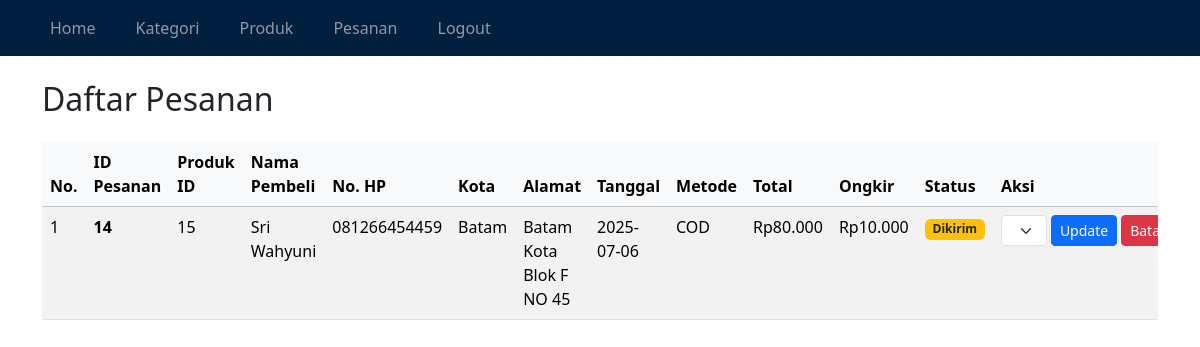
The app's page /adminpanel/pesanan.php (signed in), older data.
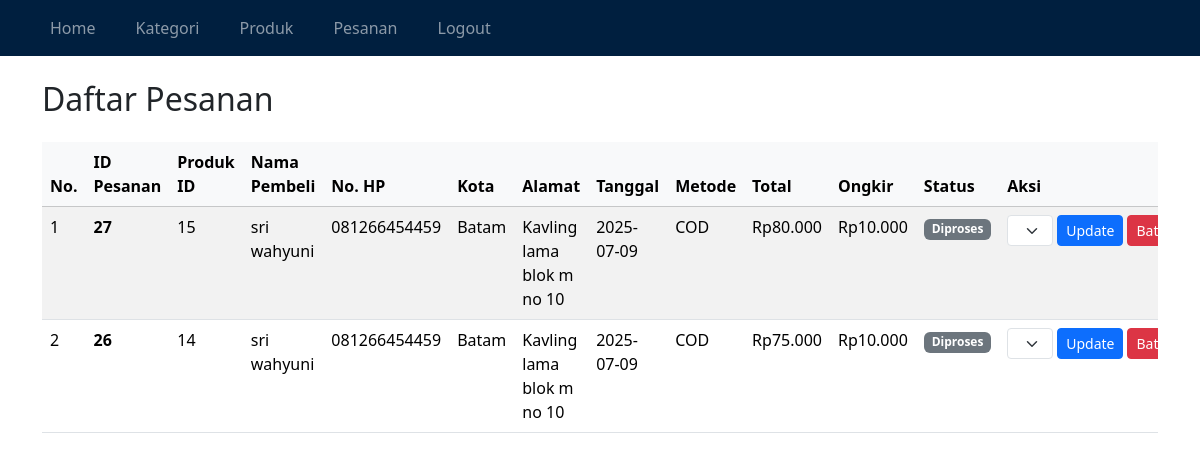
The same page, newer data.
### tables this page shows
CREATE TABLE `pesanan` (
  `id` int(11) NOT NULL,
  `produk_id` int(11) DEFAULT NULL,
  `nama_pembeli` varchar(100) DEFAULT NULL,
  `alamat` text DEFAULT NULL,
  `no_hp` varchar(20) DEFAULT NULL,
  `jumlah` int(11) DEFAULT NULL,
  `total` int(11) DEFAULT NULL,
  `tanggal_pesan` date DEFAULT NULL,
  `metode_pembayaran` varchar(20) DEFAULT NULL,
  `kota` varchar(100) DEFAULT NULL,
  `ongkir` int(11) DEFAULT NULL,
  `status_pengiriman` enum('Diproses','Dikirim','Sampai') DEFAULT 'Diproses',
  `dibatalkan` tinyint(1) DEFAULT 0
);

### adminpanel/pesanan.php (the view, shortened to what this page needs)
<?php
require "koneksi.php";
$query = mysqli_query($con, "SELECT * FROM pesanan ORDER BY id DESC");
?>
<!DOCTYPE html>
<html lang="id">
<head>
    <link href="https://cdn.jsdelivr.net/npm/bootstrap@5.3.2/dist/css/bootstrap.min.css" rel="stylesheet">
    <link href="https://cdn.jsdelivr.net/npm/bootstrap-icons@1.10.5/font/bootstrap-icons.css" rel="stylesheet">
</head>
<body>
<?php require "navbar.php"; ?>
<div class="container mt-4">
    <h2 class="mb-4">Daftar Pesanan</h2>
    <div class="table-responsive">
        <table class="table table-striped">
            <thead class="table-light">
                <tr>
                    <th>No.</th>
                    <th><strong>ID Pesanan</strong></th>
                    <th>Produk ID</th>
                    <th>Nama Pembeli</th>
                    <th>No. HP</th>
                    <th>Kota</th>
                    <th>Alamat</th>
                    <th>Tanggal</th>
                    <th>Metode</th>
                    <th>Total</th>
                    <th>Ongkir</th>
                    <th>Status</th>
                    <th>Aksi</th>
                </tr>
            </thead>
            <tbody>
                <?php $no = 1; ?>
                <?php while ($row = mysqli_fetch_assoc($query)): ?>
                    <tr>
                        <td><?= $no++; ?></td>
                        <td><strong><?= $row['id']; ?></strong></td>
                        <td><?= $row['produk_id']; ?></td>
                        <td><?= $row['nama_pembeli']; ?></td>
                        <td><?= $row['no_hp']; ?></td>
                        <td><?= $row['kota']; ?></td>
                        <td><?= $row['alamat']; ?></td>
                        <td><?= $row['tanggal_pesan']; ?></td>
                        <td><?= strtoupper($row['metode_pembayaran']); ?></td>
                        <td>Rp<?= number_format($row['total'], 0, ',', '.'); ?></td>
                        <td>Rp<?= number_format($row['ongkir'], 0, ',', '.'); ?></td>
                        <td>
                            <?php if ($row['dibatalkan']): ?>
                                <span class="badge bg-danger">Dibatalkan</span>
                            <?php else: ?>
                                <span class="badge
                                    <?= $row['status_pengiriman'] == 'Sampai' ? 'bg-success' : ($row['status_pengiriman'] == 'Dikirim' ? 'bg-warning text-dark' : 'bg-secondary'); ?>">
                                    <?= $row['status_pengiriman'] ?? 'Diproses'; ?>
                                </span>
                            <?php endif; ?>
                        </td>
                        <td>
                            <?php if (!$row['dibatalkan'] && $row['status_pengiriman'] != 'Sampai'): ?>
                                <form method="post" class="d-flex gap-1">
                                    <select name="status_pengiriman" class="form-select form-select-sm">
                                        <option selected disabled>Ubah status</option>
                                    </select>
                                    <button type="submit" formaction="update_pengiriman.php" class="btn btn-sm btn-primary">Update</button>
                                    <button type="submit" name="batal_pesanan" class="btn btn-sm btn-danger" onclick="return confirm('Yakin batalkan pesanan ini?')">Batalkan</button>
                                </form>
                            <?php else: ?>
                                <i class="bi bi-check-circle-fill text-muted"></i>
                            <?php endif; ?>
                        </td>
                    </tr>
                <?php endwhile; ?>
            </tbody>
        </table>
    </div>
</div>
</body>
</html>

### adminpanel/navbar.php (shortened to what this page needs)
<nav class="navbar navbar-expand-lg navbar-dark" style="background-color: #001f3f;">
  <div class="container">
    <div class="collapse navbar-collapse" id="navbarTogglerDemo02">
      <ul class="navbar-nav me-auto mb-2 mb-lg-0">
        <li class="nav-item me-4"><a class="nav-link" href="/adminpanel/index.php">Home</a></li>
        <li class="nav-item me-4"><a class="nav-link" href="/adminpanel/kategori.php">Kategori</a></li>
        <li class="nav-item me-4"><a class="nav-link" href="/adminpanel/produk.php">Produk</a></li>
        <li class="nav-item me-4"><a class="nav-link" href="/adminpanel/pesanan.php">Pesanan</a></li>
        <li class="nav-item me-4"><a class="nav-link" href="/adminpanel/logout.php">Logout</a></li>
      </ul>
    </div>
  </div>
</nav>

Row changes from the older to the newer data that the page shows:
removed pesanan: id "14", produk "15", nama_pembeli "Sri Wahyuni", no_hp "081266454459", kota "Batam", alamat "Batam Kota Blok F NO 45", tanggal_pesan "2025-07-06", metode_pembayaran "COD", total "80.000", ongkir "10.000", status_pengiriman "Dikirim"
added pesanan: id "27", produk "15", nama_pembeli "sri wahyuni", no_hp "081266454459", kota "Batam", alamat "Kavling lama blok m no 10", tanggal_pesan "2025-07-09", metode_pembayaran "COD", total "80.000", ongkir "10.000", status_pengiriman "Diproses"
added pesanan: id "26", produk "14", nama_pembeli "sri wahyuni", no_hp "081266454459", kota "Batam", alamat "Kavling lama blok m no 10", tanggal_pesan "2025-07-09", metode_pembayaran "COD", total "75.000", ongkir "10.000", status_pengiriman "Diproses"
